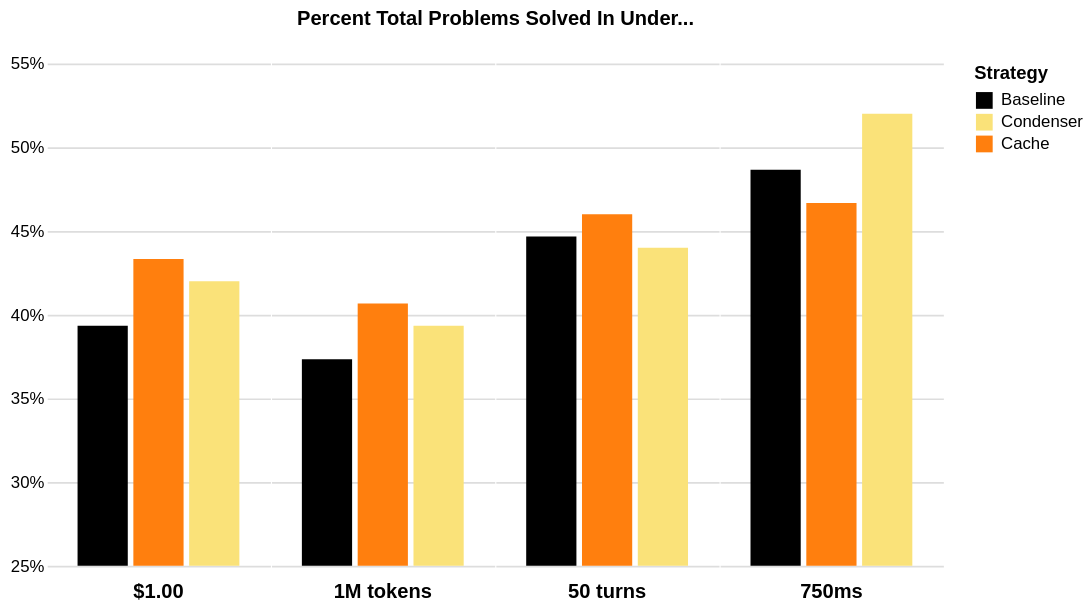

The code cell stored with this chart in its notebook:
### Code cell
# I want bar graphs that show resource consumption at fun breakpoints.
# E.g., how many instances resolved on by the 50th iteration, 1 second of response latency, 1 dollar of cost, and 100,000 tokens used.
from functools import reduce


breakpoints = {
    "iteration": 50,
    "response_latency": 750,
    "cost": 0.75,
    "prompt_tokens": 1_000_000,
}

breakpoint_labels = {
    "iteration": "50 turns",
    "response_latency": "750ms",
    "cost": "$1.00",
    "prompt_tokens": "1M tokens",
}

resource_df = (
    df.groupby(["experiment", "instance_id"])
    .agg(
        {
            "strategy": "first",
            "resolved": "max",
            "iteration": "max",
            "cost": "sum",
            "prompt_tokens": "sum",
            "response_latency": "sum",
        }
    )
    .reset_index()
)


def breakpoint_comparison(
    df: pd.DataFrame, column: str, breakpoint: float
) -> pd.DataFrame:
    graph_df = df.copy()
    graph_df[f"{column}_breakpoint"] = graph_df[column].apply(
        lambda x: 1 if x <= breakpoint else 0
    )
    graph_df = (
        graph_df[graph_df["resolved"] == 1]
        .groupby("experiment")
        .agg(
            {
                f"{column}_breakpoint": "sum",
                "strategy": "first",
            }
        )
        .reset_index()
        .groupby("strategy")
        .agg(
            {
                f"{column}_breakpoint": "mean",
            }
        )
        .reset_index()
    )

    graph_df[f"{column}_breakpoint"] = graph_df[f"{column}_breakpoint"] / 50

    return graph_df


bar_df = reduce(
    lambda left, right: pd.merge(left, right, on="strategy", how="inner"),
    [
        breakpoint_comparison(resource_df, column, breakpoint)
        for column, breakpoint in breakpoints.items()
    ],
).melt(
    id_vars=["strategy"],
    value_vars=[f"{column}_breakpoint" for column in breakpoints.keys()],
    var_name="breakpoint",
    value_name="value",
)

bar_df["strategy"] = bar_df["strategy"].map(
    lambda x: {"condenser": "Condenser", "baseline": "Baseline", "cache": "Cache"}[x]
)


def rename_breakpoint(breakpoint: str) -> str:
    # split the string on the underscore
    column = "_".join(breakpoint.split("_")[:-1])
    return breakpoint_labels[column]


bar_df["breakpoint"] = bar_df["breakpoint"].apply(rename_breakpoint)

chart = alt.Chart(bar_df).mark_bar(size=30).encode(
    x=alt.X("strategy:N", title=None, axis=None, scale=alt.Scale(padding=2)),
    y=alt.Y(
        "value",
        title=None,
        axis=alt.Axis(ticks=False, format="%"),
        scale=alt.Scale(domain=[0.25, 0.55], clamp=True),
    ),
    color=alt.Color(
        "strategy:N",
        title="Strategy",
        scale=alt.Scale(domain=["Baseline", "Condenser", "Cache"], range=["#000000", "#FAE279", "#FF7F0E"]),
    ),
).facet(
    column=alt.Column(
        "breakpoint",
        title="Percent Total Problems Solved In Under...",
        header=alt.Header(
            titleFontSize=12,
            labelOrient="bottom",
            labelFontStyle="bold",
            labelFontSize=12,
        ),
    )
).configure_facet(spacing=0).resolve_scale(x="shared").configure_view(
    stroke=None,
    fill=None,
    discreteWidth=(300 * 16 / 9) / len(breakpoints),
    discreteHeight=300,
).configure_axis(domain=False)

if SHOULD_SAVE_CHARTS:
    chart.save("resource-usage.png", transparent=True, scale_factor=2)

chart

### Figure 1 — Vega-Lite specification as saved in the notebook (floating-point values rounded to 4 significant figures)
{"config": {"view": {"continuousWidth": 300, "continuousHeight": 300, "discreteHeight": 300, "discreteWidth": 133.3, "fill": null, "stroke": null}, "axis": {"domain": false}, "facet": {"spacing": 0}}, "data": {"name": "data-7dfc75054acd1c8ff229bd0485106245"}, "facet": {"column": {"field": "breakpoint", "header": {"labelFontSize": 12, "labelFontStyle": "bold", "labelOrient": "bottom", "titleFontSize": 12}, "title": "Percent Total Problems Solved In Under...", "type": "nominal"}}, "spec": {"mark": {"type": "bar", "size": 30}, "encoding": {"color": {"field": "strategy", "scale": {"domain": ["Baseline", "Condenser", "Cache"], "range": ["#000000", "#FAE279", "#FF7F0E"]}, "title": "Strategy", "type": "nominal"}, "x": {"axis": null, "field": "strategy", "scale": {"padding": 2}, "title": null, "type": "nominal"}, "y": {"axis": {"format": "%", "ticks": false}, "field": "value", "scale": {"clamp": true, "domain": [0.25, 0.55]}, "title": null, "type": "quantitative"}}}, "resolve": {"scale": {"x": "shared"}}, "$schema": "https://vega.github.io/schema/vega-lite/v5.20.1.json", "datasets": {"data-7dfc75054acd1c8ff229bd0485106245": [{"strategy": "Baseline", "breakpoint": "50 turns", "value": 0.4467}, {"strategy": "Cache", "breakpoint": "50 turns", "value": 0.46}, {"strategy": "Condenser", "breakpoint": "50 turns", "value": 0.44}, {"strategy": "Baseline", "breakpoint": "750ms", "value": 0.4867}, {"strategy": "Cache", "breakpoint": "750ms", "value": 0.4667}, {"strategy": "Condenser", "breakpoint": "750ms", "value": 0.52}, {"strategy": "Baseline", "breakpoint": "$1.00", "value": 0.3933}, {"strategy": "Cache", "breakpoint": "$1.00", "value": 0.4333}, {"strategy": "Condenser", "breakpoint": "$1.00", "value": 0.42}, {"strategy": "Baseline", "breakpoint": "1M tokens", "value": 0.3733}, {"strategy": "Cache", "breakpoint": "1M tokens", "value": 0.4067}, {"strategy": "Condenser", "breakpoint": "1M tokens", "value": 0.3933}]}}
